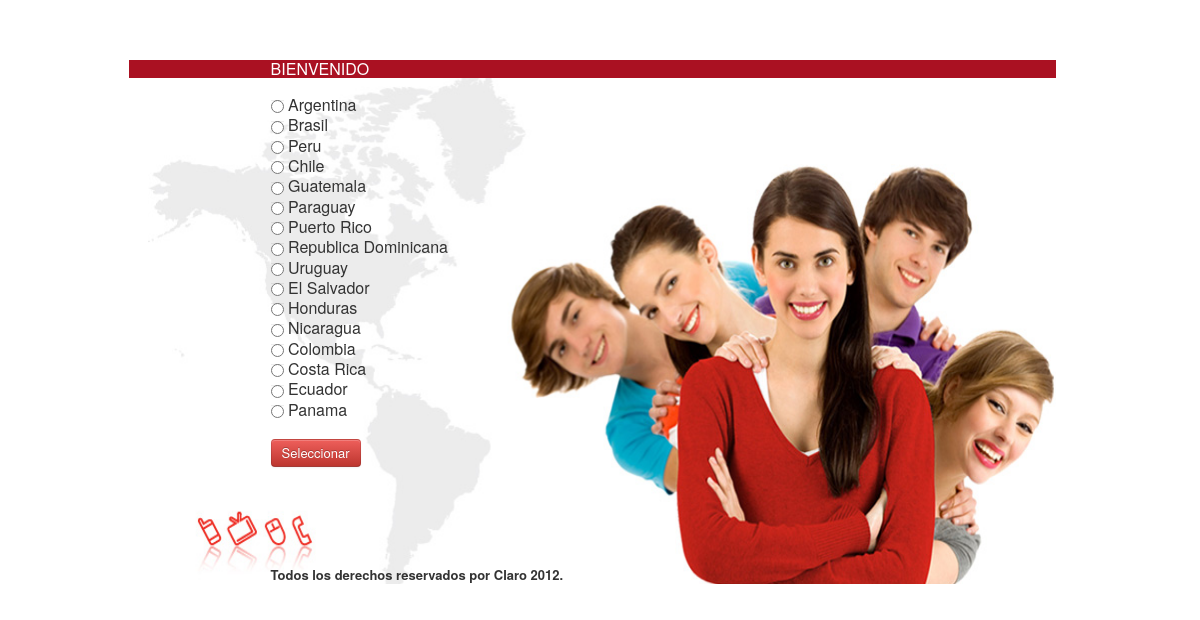
The page / on the database its author committed.
### tables this page shows
CREATE TABLE IF NOT EXISTS `paises` (
  `id` int(11) NOT NULL AUTO_INCREMENT,
  `nombre` varchar(255) NOT NULL,
  `estado` int(11) NOT NULL DEFAULT '1',
  PRIMARY KEY (`id`),
  KEY `nombre` (`nombre`)
);

### clases/sql.php (called while the page is built)
<?php
    try {
    	$result=mysql_query($sql,$link) or die("Error: ".mysql_error().'<br>'.$sql);
	}
	catch (Exception $e){
		header('location: errores/no_url.php?error=<br>No se pudo ejecutar la consulta.<br>'.mysql_error($link));
	    mysql_close($link);
	    return false;
	}
?>

### consultas/paises.php (the view, shortened to what this page needs)
<?php
	$sql='SELECT id, nombre FROM paises WHERE id > 0 AND estado = 1';
	include('clases/sql.php');
	if($result > 0) {
		while($row=mysql_fetch_array($result)){
			echo '<input type="radio" name="ubicacion" value="'.$row['id'].'"> '.$row['nombre'].'<br/>';
		}
	}
?>

### themes/css/stylesheet.css (style rules this page uses)
#bodypaises { margin-left: 11%; margin-right: 12%; margin-top: 5%; }
* { cursor: pointer !important; }
body { font-size: 1em !important; padding: 0px !important; -ms-overflow-x: hidden; overflow-x: hidden; -ms-overflow-y: hidden; overflow-y: hidden; zoom: 100%; }

### rows shown on the page
paises: nombre "Argentina"
paises: nombre "Brasil"
paises: nombre "Peru"
paises: nombre "Chile"
paises: nombre "Guatemala"
paises: nombre "Paraguay"
paises: nombre "Puerto Rico"
paises: nombre "Republica Dominicana"
paises: nombre "Uruguay"
paises: nombre "El Salvador"
paises: nombre "Honduras"
paises: nombre "Nicaragua"
paises: nombre "Colombia"
paises: nombre "Costa Rica"
paises: nombre "Ecuador"
paises: nombre "Panama"
